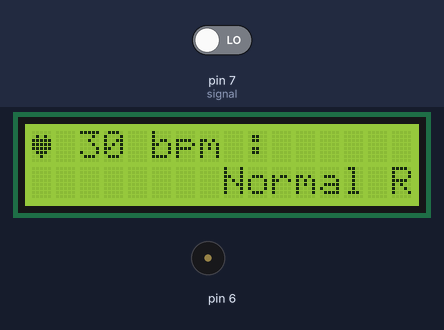
A sketch run on a simulated Arduino Uno, built with avr-gcc and run on an emulated ATmega328P. Shown: 16×2 character LCD, buzzer (waves = sounding). The test bench sets the inputs (shaded band); at power-on: pin 7 (signal) LOW.

Above: at 1.2 s.
1.3 s: pin 7 (signal) driven HIGH
At 2.8 s:
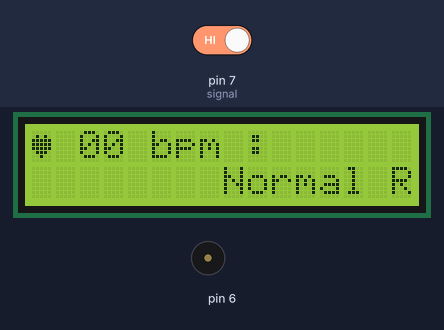
At 4.4 s:
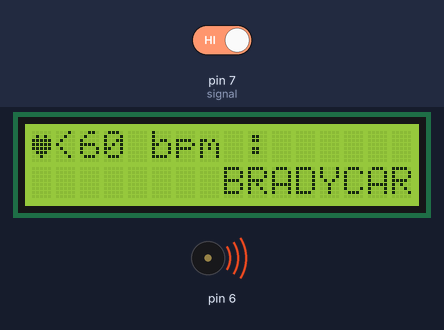
Timing chart, 0 to 5.9 s (numbered marks = the images above; inputs shaded):
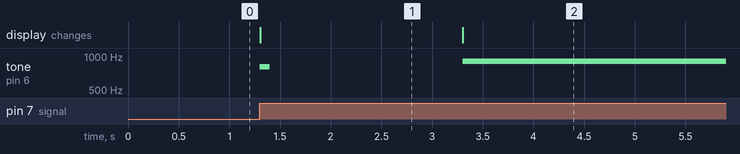

Measured:
- after the input at 1.3 s, tone on pin 6: silent → 800 Hz at once, → silent 0.10 s later, → 900 Hz 1.9 s later; the display: changes at once (image 1)
- what the display in image 1 shows lasts 2.0 s, from 1.3 s to 3.3 s

The sketch:

electrocardiograph.ino
```cpp
// This program reads the incoming signal from the electrocardiograph and outputs the heart rate

// Pin D7 is connected to the signal input
// Pin D6 is connected to a mini-speaker
// For the connection to the liquid crystal display, see the LiquidCrystal Librairy

// External variables
const int  signal = 7;
unsigned long time;
unsigned long frequency;

// Internal variables
int period = 2000;
int starttime = 2000;
int input = 0;
int lastinput = 0;
unsigned long death = 0;

#include <LiquidCrystal.h>

LiquidCrystal lcd(12, 11, 5, 4, 3, 2);

byte heart[8] = {
  0b00000,
  0b01010,
  0b11111,
  0b11111,
  0b11111,
  0b01110,
  0b00100,
  0b00000
};

void setup() {
  pinMode(signal, INPUT);
  lcd.createChar(1, heart);
  // set up the LCD's number of columns and rows:
  lcd.begin(16, 2);
  // Print a message to the LCD.
  lcd.write(1);
  lcd.setCursor(1,0);
  lcd.print("    bpm : ");
  lcd.setCursor(0,1);
  // lcd.print("ALERT ");
}

void loop() {

  lcd.setCursor(1,0);
  time = millis();
  input = digitalRead(signal);

  if ((input != lastinput)&&(input == HIGH)) {
     period = time - starttime;
     starttime = time;
     death = time;
     tone(6,800,100);
  }
  lastinput = input;

  if (period < 0) {
    frequency = 0;
  }
  else {
    frequency = 60000/period;
  }


  if ((time - death) > 2000) {
    tone(6,900);
    lcd.print("<60");
    lcd.setCursor(8,1);
    lcd.print("BRADYCARDIA");
  }

  else {
    char freq[3];

    if (frequency/100 == 0) {
      freq[0] = 32;
    }
    else {
      freq[0] = frequency/100+48;
    }
    freq[1] = (frequency/10)%10+48;
    freq[2] = frequency%10+48;

    lcd.print(freq);
    lcd.setCursor(8,1);
    lcd.print("Normal Rate");
  }

}
```
